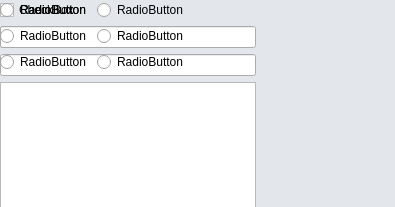
<?xml version="1.0" encoding="UTF-8"?>
<ui version="4.0">
 <class>Form</class>
 <widget class="QWidget" name="Form">
  <property name="geometry">
   <rect>
    <x>0</x>
    <y>0</y>
    <width>395</width>
    <height>207</height>
   </rect>
  </property>
  <property name="palette">
   <palette>
    <active>
     <colorrole role="Base">
      <brush brushstyle="SolidPattern">
       <color alpha="255">
        <red>255</red>
        <green>255</green>
        <blue>255</blue>
       </color>
      </brush>
     </colorrole>
     <colorrole role="Window">
      <brush brushstyle="SolidPattern">
       <color alpha="255">
        <red>227</red>
        <green>231</green>
        <blue>236</blue>
       </color>
      </brush>
     </colorrole>
    </active>
    <inactive>
     <colorrole role="Base">
      <brush brushstyle="SolidPattern">
       <color alpha="255">
        <red>255</red>
        <green>255</green>
        <blue>255</blue>
       </color>
      </brush>
     </colorrole>
     <colorrole role="Window">
      <brush brushstyle="SolidPattern">
       <color alpha="255">
        <red>227</red>
        <green>231</green>
        <blue>236</blue>
       </color>
      </brush>
     </colorrole>
    </inactive>
    <disabled>
     <colorrole role="Base">
      <brush brushstyle="SolidPattern">
       <color alpha="255">
        <red>227</red>
        <green>231</green>
        <blue>236</blue>
       </color>
      </brush>
     </colorrole>
     <colorrole role="Window">
      <brush brushstyle="SolidPattern">
       <color alpha="255">
        <red>227</red>
        <green>231</green>
        <blue>236</blue>
       </color>
      </brush>
     </colorrole>
    </disabled>
   </palette>
  </property>
  <property name="windowTitle">
   <string>Form</string>
  </property>
  <layout class="QGridLayout" name="gridLayout_2">
   <property name="margin">
    <number>0</number>
   </property>
   <property name="spacing">
    <number>0</number>
   </property>
   <item row="0" column="0">
    <widget class="ExtendedTabWidget" name="ExtendedTabWidget">
     <property name="styleSheet">
      <string notr="true">QStackedWidget
{
	background: white;
}

QPushButton#__qt__passive_pushButton {
	min-width: 180px;
	height: 34px;
	icon-size: 24px;
    color: #666;
    text-align: left;

    margin-left: 8px;
    margin-bottom: 1px;
    padding-top: 1px;
    padding-left: 8px;

    border-width: 1px;
    border-color: #3c3c3c;
    border-style: solid;
    border-top-left-radius: 6px;
    border-bottom-left-radius: 6px;
    border-right-width: 0px;

    background-color: QLinearGradient( x1: 0, y1: 0, x2: 0, y2: 1,
                                       stop: 0    #f2f2f2,
                                       stop: 0.49 #ebebeb,
                                       stop: 0.5  #dbdbdb,
                                       stop: 1    #cfcfcf);

}

QPushButton#__qt__passive_pushButton:hover
{
    color: black;
    background-color: QLinearGradient( x1: 0, y1: 0, x2: 0, y2: 1,
                                       stop: 0    #e6f0f6,
                                       stop: 0.55 #d1e1e9,
                                       stop: 0.56 #abc8d7,
                                       stop: 1    #88acc0);
    border-color: rgba(44, 98, 139, 180); 
}

QPushButton#__qt__passive_pushButton:checked
{
    color: black;
    margin-left: 0px;
    padding-left: 16px;

    background-color: QLinearGradient( x1: 0, y1: 0, x2: 0, y2: 1,
                                       stop: 0    #e5f4fc,
                                       stop: 0.55 #c4e5f6,
                                       stop: 0.56 #98d1ef,
                                       stop: 1    #68b3db);
    border-color: #2c628b; 
}

QPushButton#__qt__passive_pushButton:pressed,
QPushButton#__qt__passive_pushButton:focus:pressed,
QPushButton#__qt__passive_pushButton:hover:pressed
{
    color: black;
    margin-left: 4px;
    padding-left: 12px;
    background-color: QLinearGradient( x1: 0, y1: 0, x2: 0, y2: 1,
                                       stop: 0    #e6f1f7,
                                       stop: 0.55 #cde3ee,
                                       stop: 0.56 #a3cadf,
                                       stop: 1    #7eafc9);
    border-color: #2c628b; 
}</string>
     </property>
     <property name="pageTitleList">
      <stringlist>
       <string>First page</string>
       <string>Page #2</string>
       <string>Another page</string>
       <string>Page title here</string>
      </stringlist>
     </property>
     <widget class="QWidget" name="page">
      <layout class="QVBoxLayout" name="verticalLayout">
       <item>
        <widget class="QRadioButton" name="radioButton">
         <property name="autoFillBackground">
          <bool>false</bool>
         </property>
         <property name="text">
          <string>RadioButton</string>
         </property>
        </widget>
       </item>
       <item>
        <widget class="QPushButton" name="pushButton">
         <property name="text">
          <string>PushButton</string>
         </property>
        </widget>
       </item>
       <item>
        <spacer name="verticalSpacer">
         <property name="orientation">
          <enum>Qt::Vertical</enum>
         </property>
         <property name="sizeHint" stdset="0">
          <size>
           <width>20</width>
           <height>323</height>
          </size>
         </property>
        </spacer>
       </item>
      </layout>
     </widget>
     <widget class="QWidget" name="page_2">
      <layout class="QVBoxLayout" name="verticalLayout_2">
       <item>
        <widget class="QCheckBox" name="checkBox">
         <property name="text">
          <string>CheckBox</string>
         </property>
        </widget>
       </item>
       <item>
        <widget class="QLineEdit" name="lineEdit"/>
       </item>
       <item>
        <widget class="QLineEdit" name="lineEdit_2"/>
       </item>
       <item>
        <widget class="QPlainTextEdit" name="plainTextEdit"/>
       </item>
      </layout>
     </widget>
     <widget class="QWidget" name="page_3"/>
     <widget class="QWidget" name="page_4">
      <layout class="QGridLayout" name="gridLayout">
       <item row="0" column="0">
        <widget class="QRadioButton" name="radioButton_2">
         <property name="text">
          <string>RadioButton</string>
         </property>
        </widget>
       </item>
       <item row="0" column="1">
        <widget class="QRadioButton" name="radioButton_5">
         <property name="text">
          <string>RadioButton</string>
         </property>
        </widget>
       </item>
       <item row="1" column="1">
        <widget class="QRadioButton" name="radioButton_6">
         <property name="text">
          <string>RadioButton</string>
         </property>
        </widget>
       </item>
       <item row="3" column="0">
        <widget class="QRadioButton" name="radioButton_4">
         <property name="text">
          <string>RadioButton</string>
         </property>
        </widget>
       </item>
       <item row="3" column="1">
        <widget class="QRadioButton" name="radioButton_7">
         <property name="text">
          <string>RadioButton</string>
         </property>
        </widget>
       </item>
       <item row="1" column="0">
        <widget class="QRadioButton" name="radioButton_3">
         <property name="text">
          <string>RadioButton</string>
         </property>
        </widget>
       </item>
      </layout>
     </widget>
    </widget>
   </item>
  </layout>
 </widget>
 <customwidgets>
  <customwidget>
   <class>ExtendedTabWidget</class>
   <extends>QWidget</extends>
   <header>ExtendedTabWidget.h</header>
   <addpagemethod>addPage</addpagemethod>
   <container>1</container>
  </customwidget>
 </customwidgets>
 <resources/>
 <connections/>
</ui>
